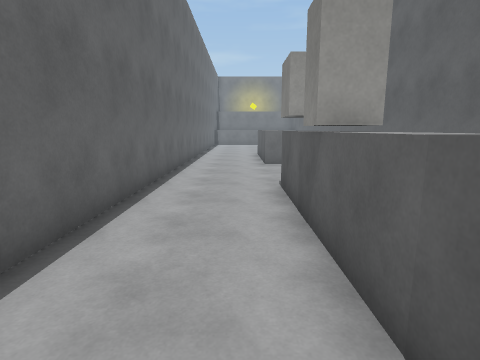
view 1 (above)

13 first-person views from a walk through a scene from a Unity 3-D project. The camera is 1.5 m above the floor, tilts 10° down and sees 80° across. The floor is counted in squares, 1 m on a side. Each view is taken from the middle of a square. On the plan, view 1 faces up. The plan holds only what a view shows up to about 14 squares ahead; the rest is blank. The place goes on beyond the plan. Some animated figures are left out. Surface patterns are stand-ins for the level's own textures.

view 2
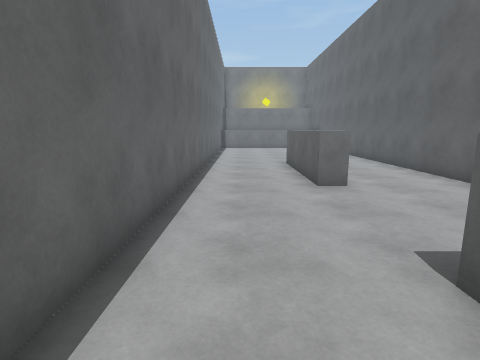

view 3
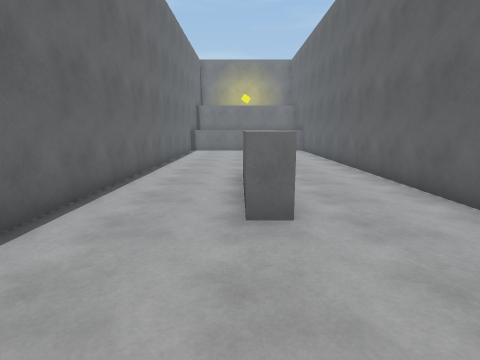

view 4
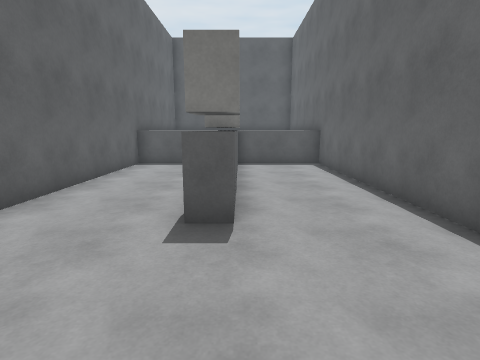

view 5
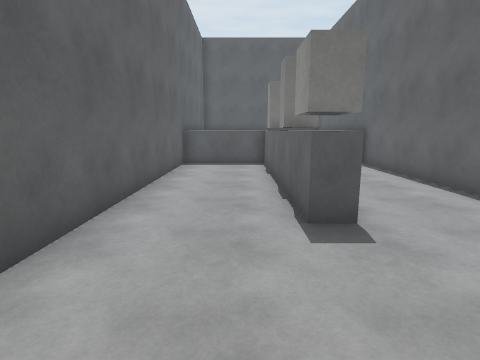

view 6
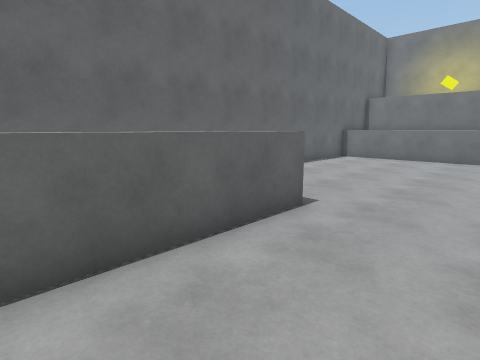

view 7
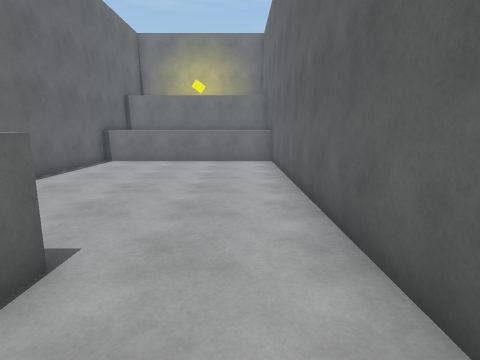

view 8
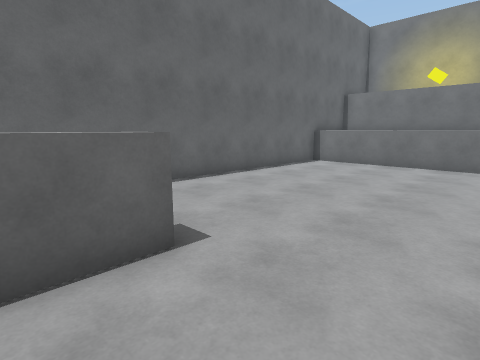

view 9
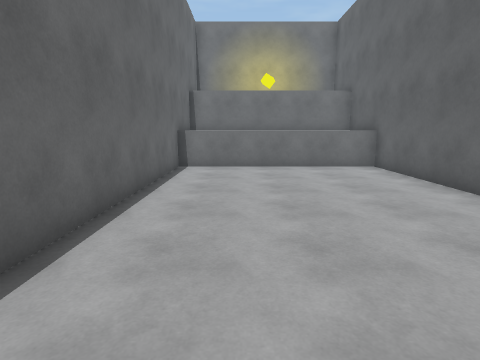

view 10
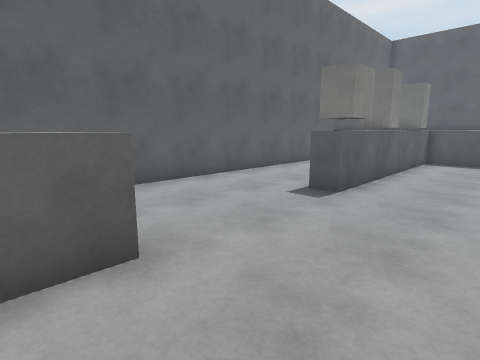

view 11
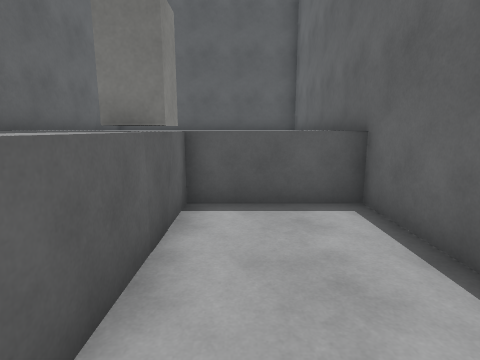

view 12
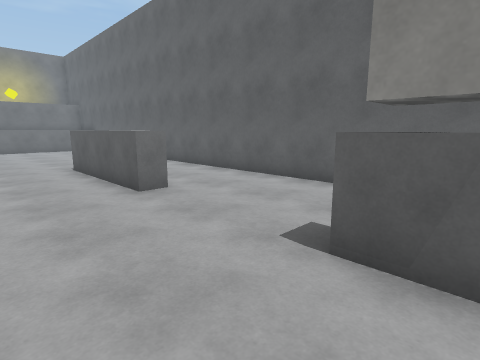

view 13
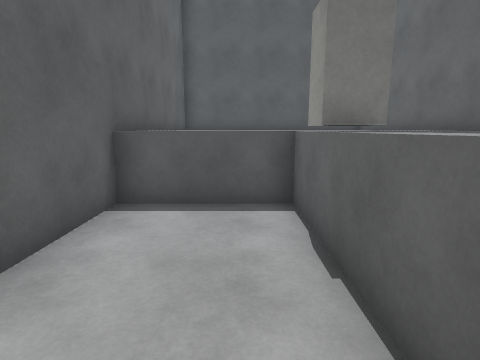

### Floor plan
Key: @ floor where view 1 was taken; # wall or solid block; . floor; = window, fence, low wall or low ledge; ^ raised ledge; B white block.
Columns run from 3 left of view 1 to 6 right of it. Each row starts with its distance up from view 1.
 31 ^     ^  ^
 30 ^    ^^  ^
 29 ^^^^^^^^^^
 28 #........#
 27 #........#
 26 #........#
 25 #........#
 24 #........#
 23 #........#
 22 #........#
 21 #........#
 20 #........#
 19 #........#
 18 #........#
 17 #...^^...#
 16 #...^^...#
 15 #...^^...#
 14 #...^^...#
 13 #...^^...#
 12 #........#
 11 #........#
 10 #........#
  9 #........#
  8 #........#
  7 #...==...#
  6 #...^^...#
  5 #...^^...#
  4 #...B#...#
  3 #...^^...#
  2 #...^^...#
  1 #...B#...#
  0 #..@^^...#
 -1 ^^^^^^^^^^
 -2 ^        ^
 -3 ^        ^

Where each view was taken, in squares from view 1:
view 1: 0 up, 0 right, facing up
view 2: 5 up, 1 left, facing up
view 3: 8 up, 1 right, facing up
view 4: 12 up, 1 right, facing down
view 5: 12 up, 3 right, facing down
view 6: 13 up, 5 right, facing up-left
view 7: 15 up, 4 right, facing up
view 8: 16 up, 5 right, facing up-left
view 9: 17 up, 0 right, facing up
view 10: 14 up, 2 left, facing down-right
view 11: 5 up, 0 right, facing down
view 12: 6 up, 2 left, facing up-right
view 13: 5 up, 3 right, facing down
